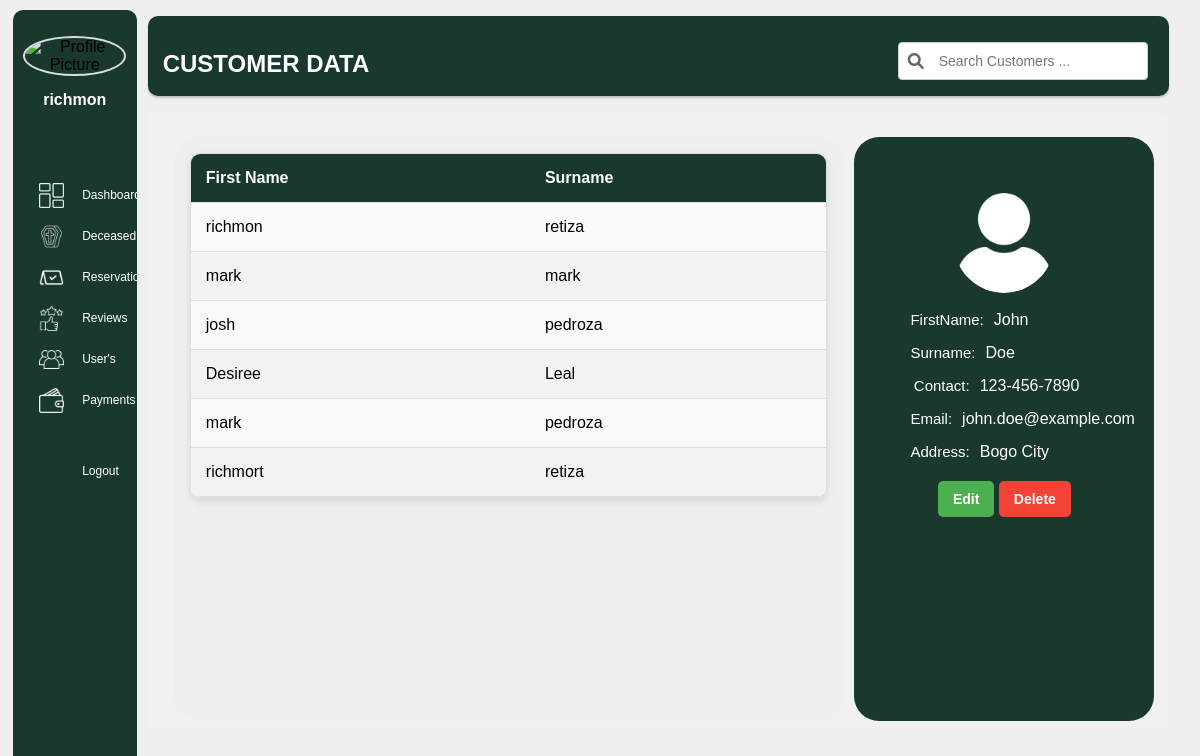
Screenshot of /admindashboard/adminusers.php (signed in) with the database file from the repository.
### tables this page shows
CREATE TABLE `users` (
  `id` int(11) NOT NULL,
  `firstname` varchar(50) NOT NULL,
  `surname` varchar(50) NOT NULL,
  `email` varchar(100) NOT NULL,
  `address` varchar(100) NOT NULL,
  `contact` varchar(20) NOT NULL,
  `password` varchar(255) NOT NULL,
  `birthdate` date NOT NULL,
  `gender` enum('Male','Female','Other') NOT NULL,
  `profile_pic` varchar(255) NOT NULL,
  `role` enum('admin','customer') DEFAULT 'customer',
  `created_at` timestamp NOT NULL DEFAULT current_timestamp()
);

### admindashboard/adminusers.php (the view, shortened to what this page needs)
<?php
$firstname = isset($_SESSION['firstname']) ? htmlspecialchars($_SESSION['firstname']) : 'Guest';
require_once '../connection/connection.php';
try {
    $conn->setAttribute(PDO::ATTR_ERRMODE, PDO::ERRMODE_EXCEPTION);
    $sql = "SELECT * FROM users";
    $stmt = $conn->prepare($sql);
    $stmt->execute();
    $users = $stmt->fetchAll(PDO::FETCH_ASSOC);
} catch(PDOException $e) {
    echo "Connection failed: " . $e->getMessage();
}
 $userId = $_SESSION['user_id'];
 $stmt = $conn->prepare("SELECT profile_pic FROM users WHERE id = :id");
 $stmt->bindParam(':id', $userId);
 $stmt->execute();
 $user = $stmt->fetch(PDO::FETCH_ASSOC);
 $profilePic = !empty($user['profile_pic']) ? $user['profile_pic'] : 'default.png';
?>
<!DOCTYPE html>
<html lang="en">
<head>
    <link rel="stylesheet" href="./admindashboardcss/adminusers.css">
    <link rel="stylesheet" href="https://cdnjs.cloudflare.com/ajax/libs/font-awesome/6.0.0-beta3/css/all.min.css">
</head>
<body>
<div class="row">
<div class="left-content col-3">
<div class="adminprofile">
                            <center>
                            <img src="../uploads/profile_pics/<?php echo $profilePic; ?>" alt="Profile Picture">
                                <div class="dropdown">
                                    <button class="dropdown-btn">
                                        <?php echo "<h4> $firstname</h4>" ?>
                                    </button>
                                </div>
                        </center>
                    </div>
                        <br>
                        <div class="adminlinks">
                            <span><img src="../images/dashboard.png" alt="">&nbsp;&nbsp;&nbsp;<a href="adminDashboard.php">Dashboard</a></span>
                            <span><img src="../images/deceased.png" alt="">&nbsp;&nbsp;&nbsp;<a href="adminDeceased.php">Deceased</a></span>
                            <span><img src="../images/reservation.png" alt="">&nbsp;&nbsp;&nbsp;<a href="adminreservation.php">Reservation</a></span>
                            <span><img src="../images/review.png" alt="">&nbsp;&nbsp;&nbsp;<a href="adminreviews.php">Reviews</a></span>
                            <span><img src="../images/users.png" alt="">&nbsp;&nbsp;&nbsp;<a href="adminusers.php">User's</a></span>
                            <span><img src="../images/payment.png" alt="">&nbsp;&nbsp;&nbsp;<a href="adminpayment.php">Payments</a></span>
                            <span><img src="../images/logout.png" alt="">&nbsp;&nbsp;&nbsp;<a href="../logout.php">Logout</a></span>
                        </div>
                        <br>
                </div>
                <div class="main">
                <div class="right-content1">
                    <div class="right-header col-10">
                        <br>
                        <span><h2>CUSTOMER DATA</h2></span>
                        <div class="search-box">
                            <i class="fas fa-search search-icon"></i>
                            <input type="text" id="search" class="search-input" placeholder="Search Customers ..." onkeyup="searchUsers()">
                        </div>
                    </div>
                </div>
        <div class="right-content2">
            <div class="right-header2 col-9">
                <div class="left-content1">
                    <div class="table-container">
                        <table>
                            <thead>
                                <tr>
                                    <th>First Name</th>
                                    <th>Surname</th>
                                </tr>
                            </thead>
                                <tbody id="userTableBody">
                                <?php
                                if (count($users) > 0) {
                                    foreach ($users as $row) {
                                        echo "<tr onclick='fetchUserDetails(" . $row["id"] . ")'>";
                                        echo "<td>" . htmlspecialchars($row["firstname"]) . "</td>";
                                        echo "<td>" . htmlspecialchars($row["surname"]) . "</td>";
                                        echo "</tr>";
                                    }
                                } else {
                                    echo "<tr><td colspan='2'>No users found</td></tr>";
                                }
                                ?>
                            </tbody>
                        </table>
                    </div>
                </div>
                <div class="right-content">
                <div id="userDisplay">
                    <div id="userDetails">
                    <img id="userImage" src="../images/female.png" alt="User Image">
                    <br>
                        <div class="user-row">
                            <label>FirstName:</label>
                            <span id="labelFirstname">John</span>
                        </div>
                        <div class="user-row">
                            <label>Surname:</label>
                            <span id="labelSurname">Doe</span>
                        </div>
                        <div class="user-row">
                            <label>Contact:</label>
                            <span id="labelContact">123-456-7890</span>
                        </div>
                        <div class="user-row">
                            <label>Email:</label>
                            <span id="labelEmail">john.doe@example.com</span>
                        </div>
                        <div class="user-row">
                            <label>Address:</label>
                            <span id="labelAddress"> Bogo City</span>
                        </div>
                        <button onclick="openUpdateModal()">Edit</button>
                        <button class="btn-danger" onclick="deleteUser()">Delete</button>
                    </div>
                </div>
            </div>
</body>
</html>

### rows the page displays
users: firstname "richmon", surname "retiza"
users: firstname "mark", surname "mark"
users: firstname "josh", surname "pedroza"
users: firstname "Desiree", surname "Leal"
users: firstname "mark", surname "pedroza"
users: firstname "richmort", surname "retiza"

### other values shown
$firstname "richmon"
